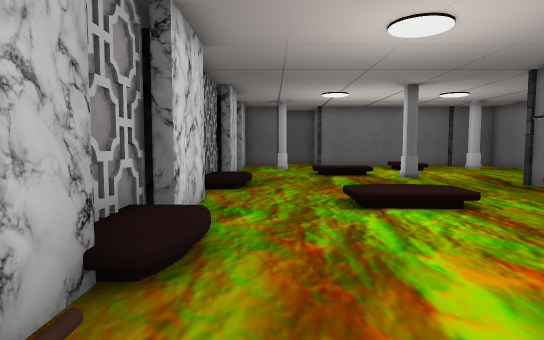
View 1 (above)

15 first-person views from a walk through a scene from a Unity 3-D project. The camera is 1.2 m above the floor, tilts 4° down and sees 75° across. The floor is counted in squares, 1 m on a side. Each view is taken from the middle of a square. On the plan, view 1 faces up. The plan holds only what a view shows up to about 14 squares ahead; the rest is blank. The player is left out. Door leaves are left out, so doorways stand open. Some surface patterns are stand-ins.

View 2
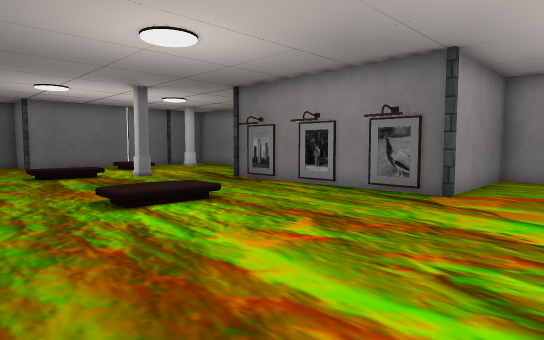

View 3
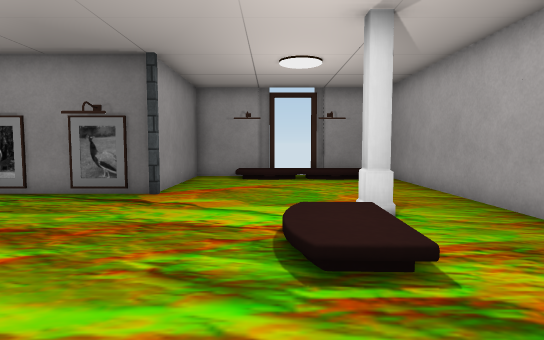

View 4
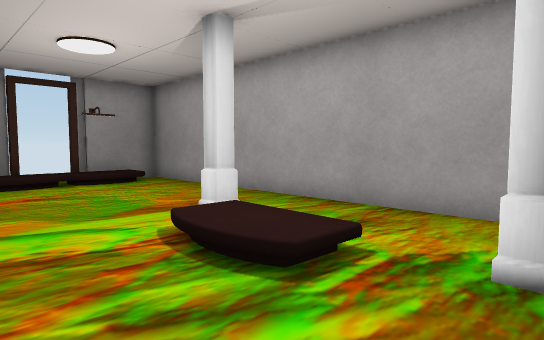

View 5
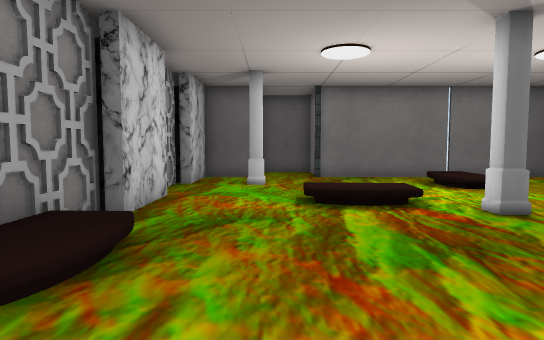

View 6
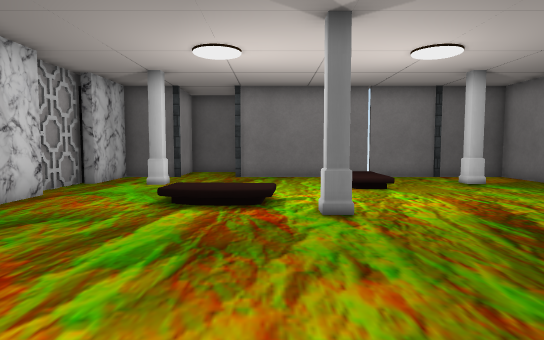

View 7
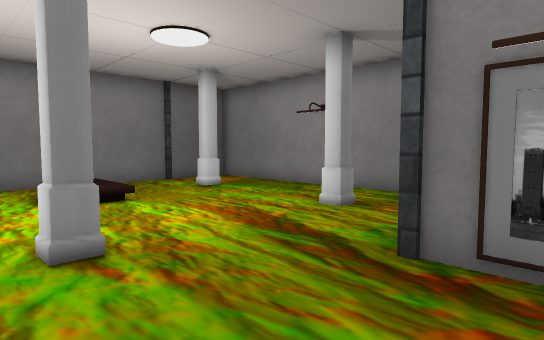

View 8
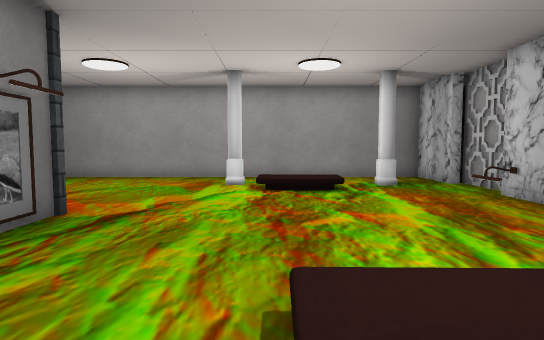

View 9
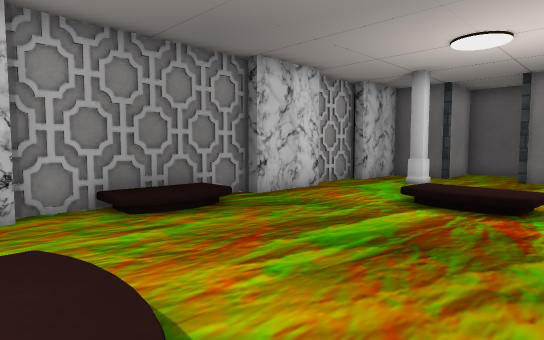

View 10
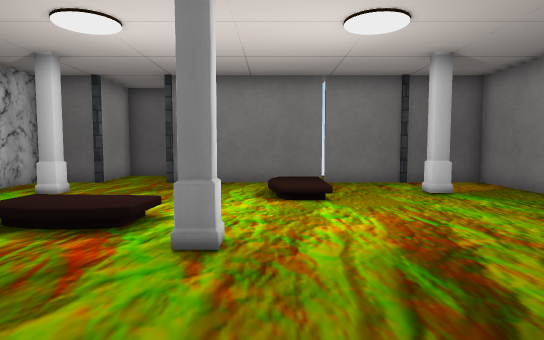

View 11
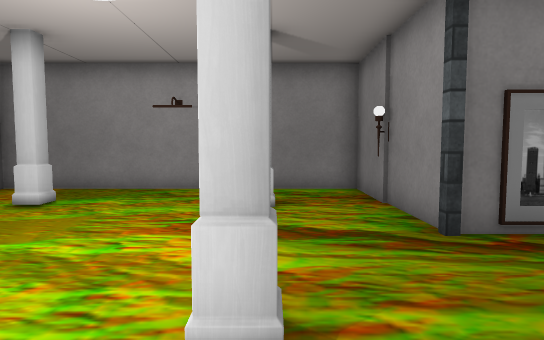

View 12
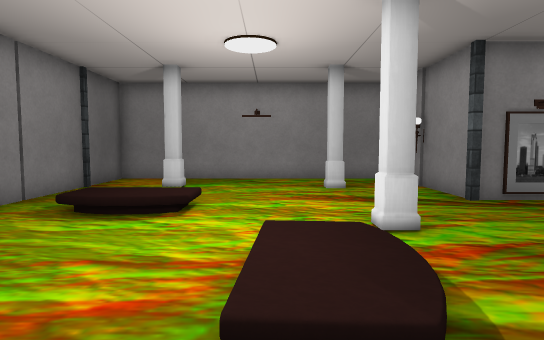

View 13
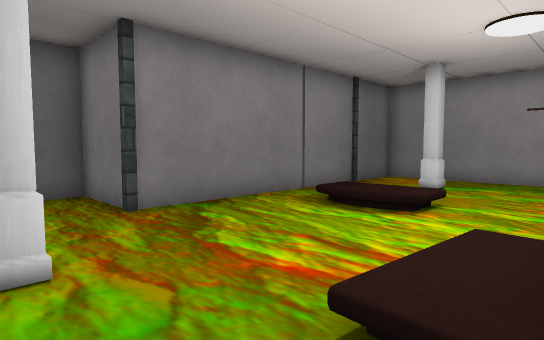

View 14
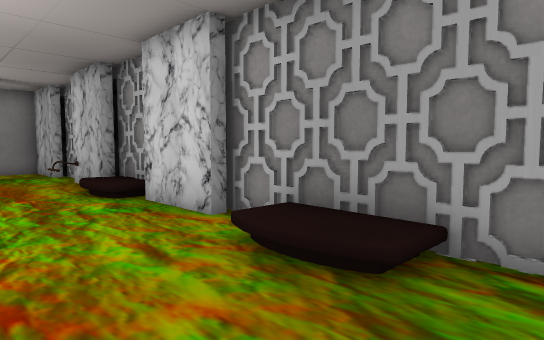

View 15
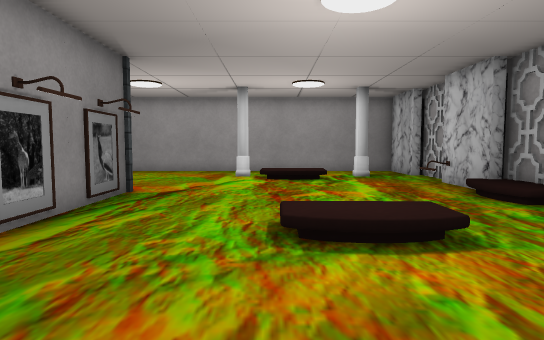

### Floor plan
Key: @ floor where view 1 was taken; # wall or solid block; . main floor; : floor 0.25 m higher than the main floor; / step, stairs or slope; D open door; = window, fence, low wall or low ledge; P pillar; O other object.
Columns run from 2 left of view 1 to 13 right of it. Each row starts with its distance up from view 1.
 23   ####
 22   #..#
 21 ###..###########
 20 #.P..P......P..#
 19 #.......//.....#
 18 #......./:..#..#
 17 #......./:.....#
 16 #..............#
 15 #...///........#
 14 #...///........#
 13 #......#....#..#
 12 #..............#
 11 #O........P.####
 10 #O........###
  9 #.........#
  8 #.........#
  7 #...OO....#
  6 #.........#
  5 #/........#
  4 #/........##
  3 #/........P#####
  2 #..............#
  1 #=.........../:#
  0 #.@........../:D
 -1 #....OO...... :D
 -2 #......#...../ #
 -3 #............/ #
 -4 #..............#
 -5 ################

Positions as (right, up) in squares from view 1, and headings:
1: (0, 0), facing up
2: (-1, 0), facing up-right
3: (-1, 0), facing right
4: (0, 2), facing down-right
5: (1, 7), facing up
6: (4, 7), facing up
7: (4, 9), facing up-right
8: (4, 9), facing down
9: (5, 7), facing up-left
10: (6, 9), facing up
11: (3, 13), facing right
12: (0, 15), facing right
13: (0, 14), facing up-right
14: (2, 13), facing down-left
15: (4, 12), facing down
